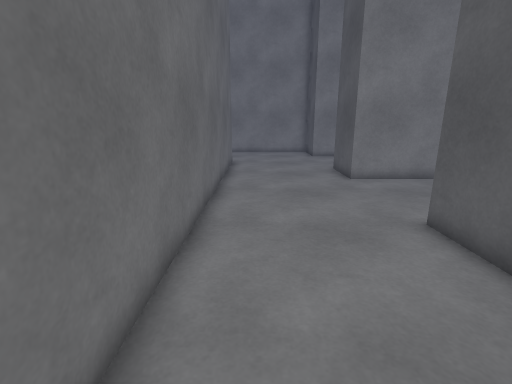
[1] (above)

24 first-person views from a walk through a scene from a Unity 3-D project. The camera is 1.3 m above the floor, tilts 14° down and sees 85° across. The floor is counted in squares, 0.5 m on a side. Each view is taken from the middle of a square. On the plan, view 1 faces up. The plan holds only what a view shows up to about 19 squares ahead; the rest is blank. The place goes on beyond the plan. The player is left out.

[2]
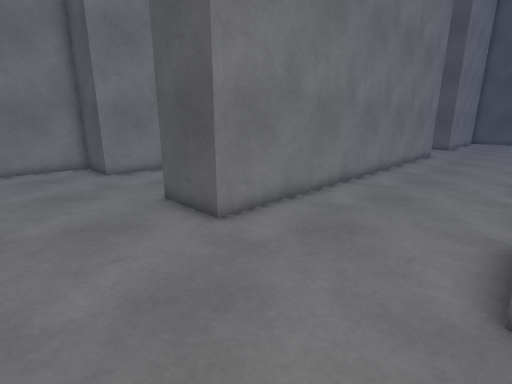

[3]
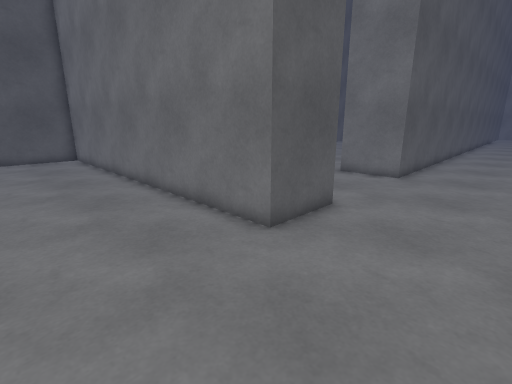

[4]
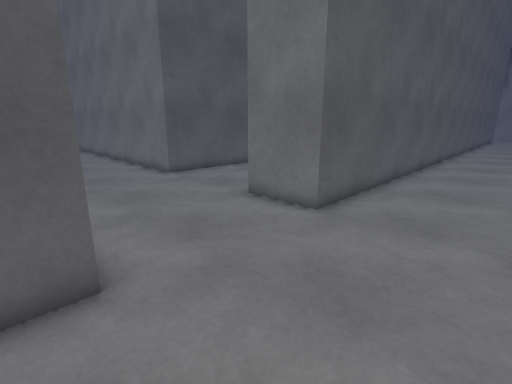

[5]
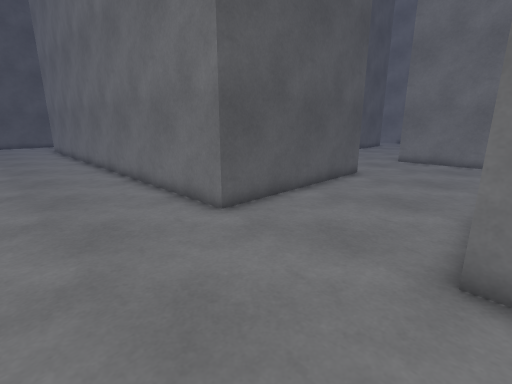

[6]
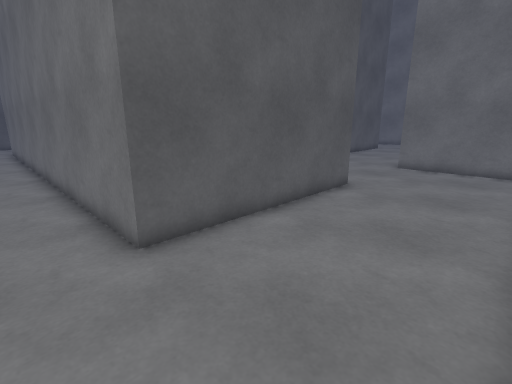

[7]
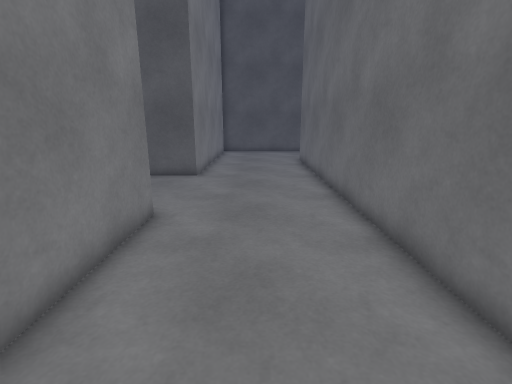

[8]
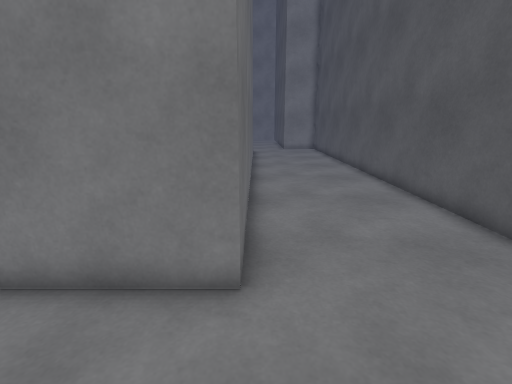

[9]
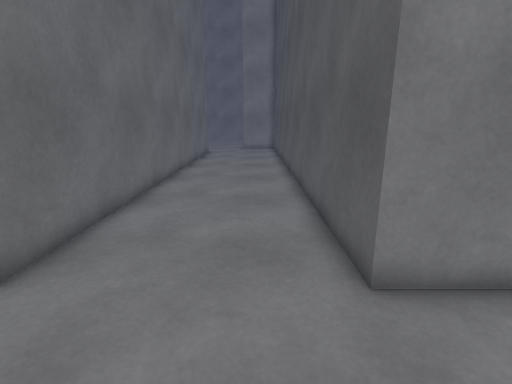

[10]
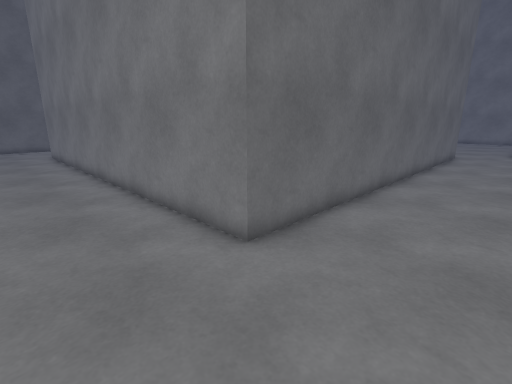

[11]
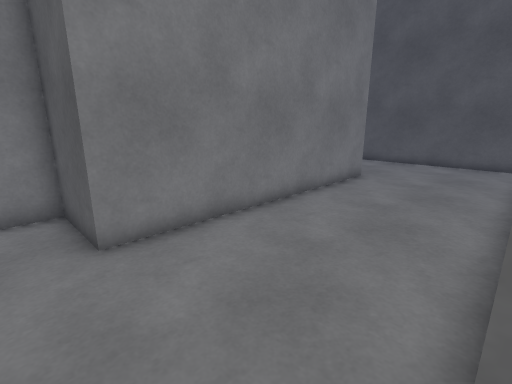

[12]
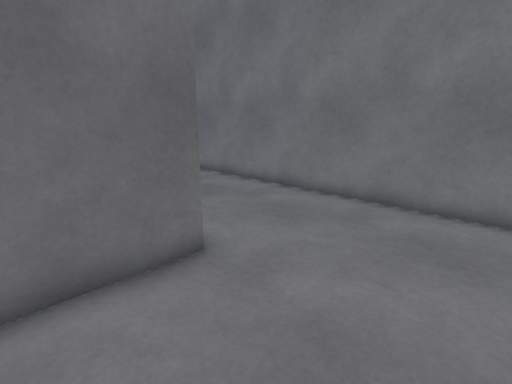

[13]
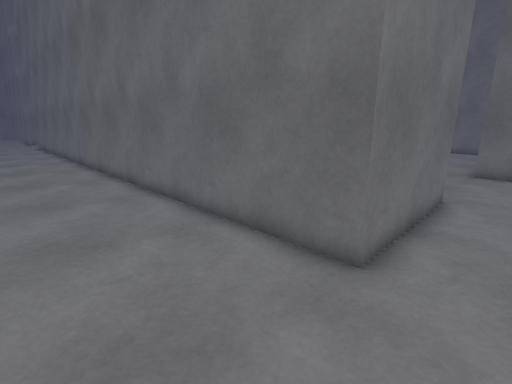

[14]
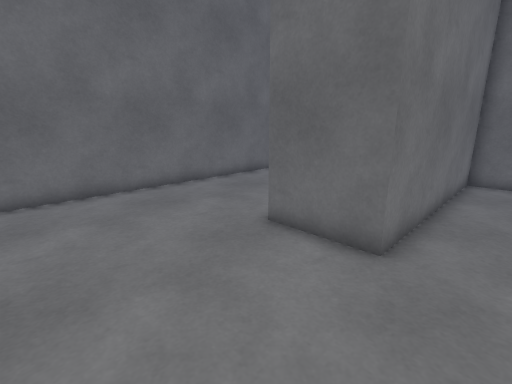

[15]
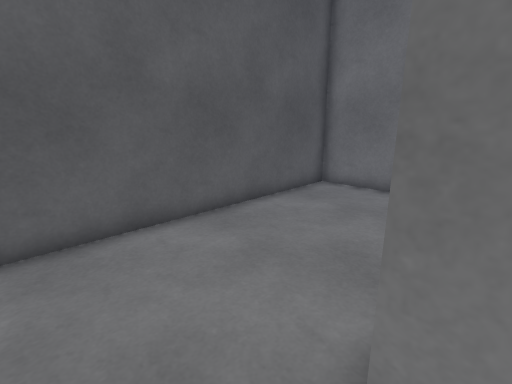

[16]
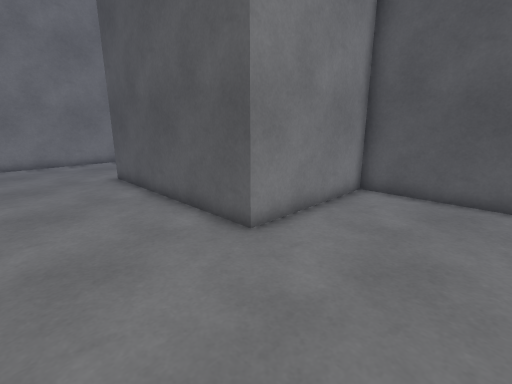

[17]
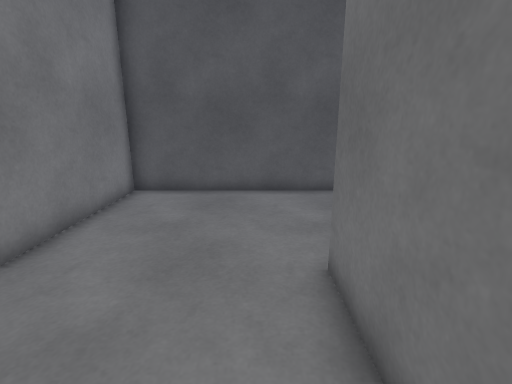

[18]
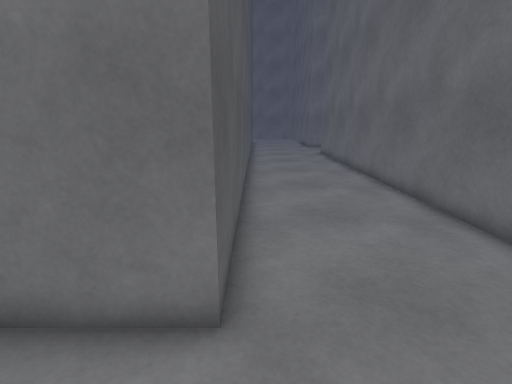

[19]
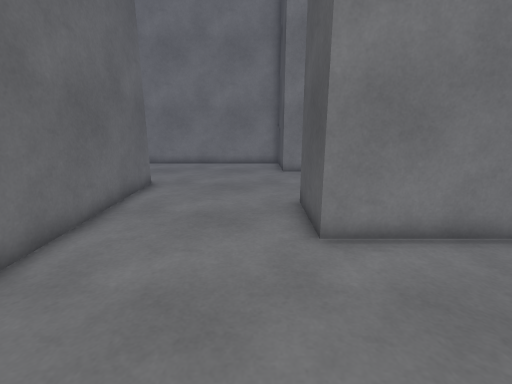

[20]
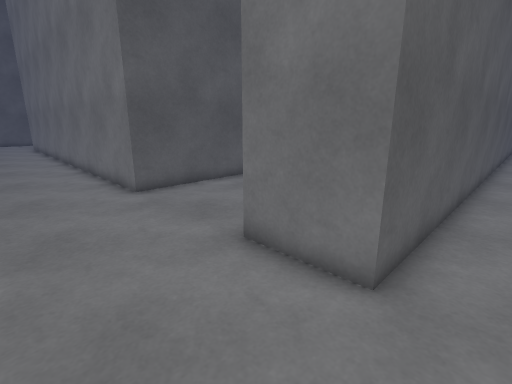

[21]
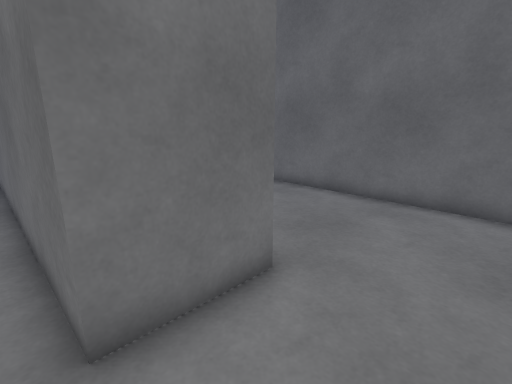

[22]
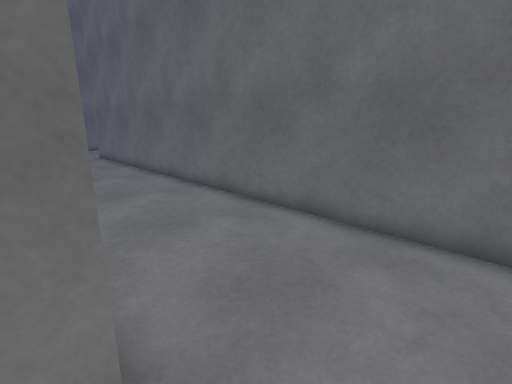

[23]
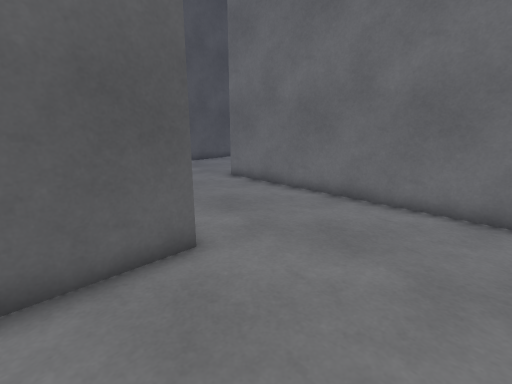

[24]
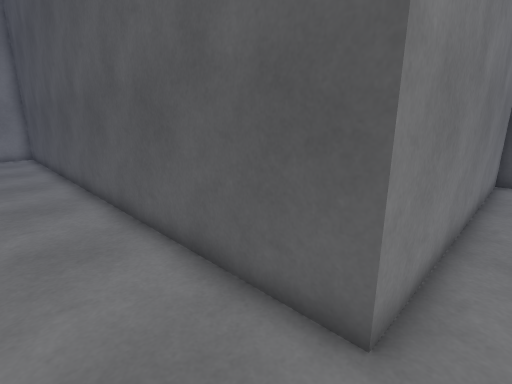

### Floor plan
Points are (right, up) in squares from view 1. A wall is a line through its corners. A room is listed if a view was taken in it or the views show most of it. See-through windows are left out.
Room 1 (views 1, 2, 3, 4, 5, 6, 7, 8, 9, 10, 11, 12, 13, 14, 15, 16, 17, 18, 19, 20, 21, 22, 23, 24)
walls: (7.5, 26.4) (7.5, 25.1) (16.6, 25.1) (16.6, 22.1) (4.5, 22.1) (4.5, 25.1) (-7.5, 25.1); (25.8, 27.5) (25.8, 13) (4.5, 13) (4.5, 16) (22.7, 16) (22.7, 27); (8.6, -8.3) (13.6, -8.3); (19.7, -8.5) (19.7, -2.2) (13.6, -2.2) (13.6, 6.9) (37.5, 6.9); (4.5, -8.5) (4.5, 6.9) (7.5, 6.9) (7.5, -1.8); (-7.5, 19.1) (-1.6, 19.1) (-1.6, -8.5); (37.5, 13) (31.8, 13) (31.8, 27.5)

Positions as (right, up) in squares from view 1, and headings:
1: (0, 0), facing up
2: (0, 7), facing up-right
3: (0, 21), facing down-right
4: (0, 14), facing down-right
5: (7, 12), facing down-right
6: (8, 9), facing down-right
7: (18, 10), facing right
8: (26, 9), facing up
9: (30, 9), facing up
10: (30, 9), facing up-left
11: (3, 16), facing up-right
12: (3, 16), facing up-left
13: (3, 21), facing down-left
14: (22, 27), facing down-left
15: (16, 27), facing down-right
16: (9, -7), facing up-right
17: (9, -7), facing right
18: (4, 10), facing down
19: (3, 7), facing up
20: (3, 11), facing down-right
21: (8, 10), facing down-left
22: (5, 9), facing down-left
23: (27, 16), facing down-right
24: (29, 12), facing up-right
